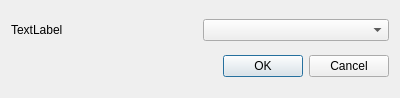
<?xml version="1.0" encoding="UTF-8"?>
<ui version="4.0">
 <class>Dialog</class>
 <widget class="QDialog" name="Dialog">
  <property name="geometry">
   <rect>
    <x>0</x>
    <y>0</y>
    <width>400</width>
    <height>98</height>
   </rect>
  </property>
  <property name="windowTitle">
   <string>Dialog</string>
  </property>
  <layout class="QVBoxLayout" name="verticalLayout">
   <item>
    <layout class="QHBoxLayout" name="horizontalLayout">
     <item>
      <widget class="QLabel" name="label">
       <property name="text">
        <string>TextLabel</string>
       </property>
      </widget>
     </item>
     <item>
      <widget class="QComboBox" name="comboBox"/>
     </item>
    </layout>
   </item>
   <item>
    <widget class="QDialogButtonBox" name="buttonBox">
     <property name="orientation">
      <enum>Qt::Horizontal</enum>
     </property>
     <property name="standardButtons">
      <set>QDialogButtonBox::Cancel|QDialogButtonBox::Ok</set>
     </property>
    </widget>
   </item>
  </layout>
 </widget>
 <resources/>
 <connections>
  <connection>
   <sender>buttonBox</sender>
   <signal>accepted()</signal>
   <receiver>Dialog</receiver>
   <slot>accept()</slot>
   <hints>
    <hint type="sourcelabel">
     <x>248</x>
     <y>254</y>
    </hint>
    <hint type="destinationlabel">
     <x>157</x>
     <y>274</y>
    </hint>
   </hints>
  </connection>
  <connection>
   <sender>buttonBox</sender>
   <signal>rejected()</signal>
   <receiver>Dialog</receiver>
   <slot>reject()</slot>
   <hints>
    <hint type="sourcelabel">
     <x>316</x>
     <y>260</y>
    </hint>
    <hint type="destinationlabel">
     <x>286</x>
     <y>274</y>
    </hint>
   </hints>
  </connection>
 </connections>
</ui>
